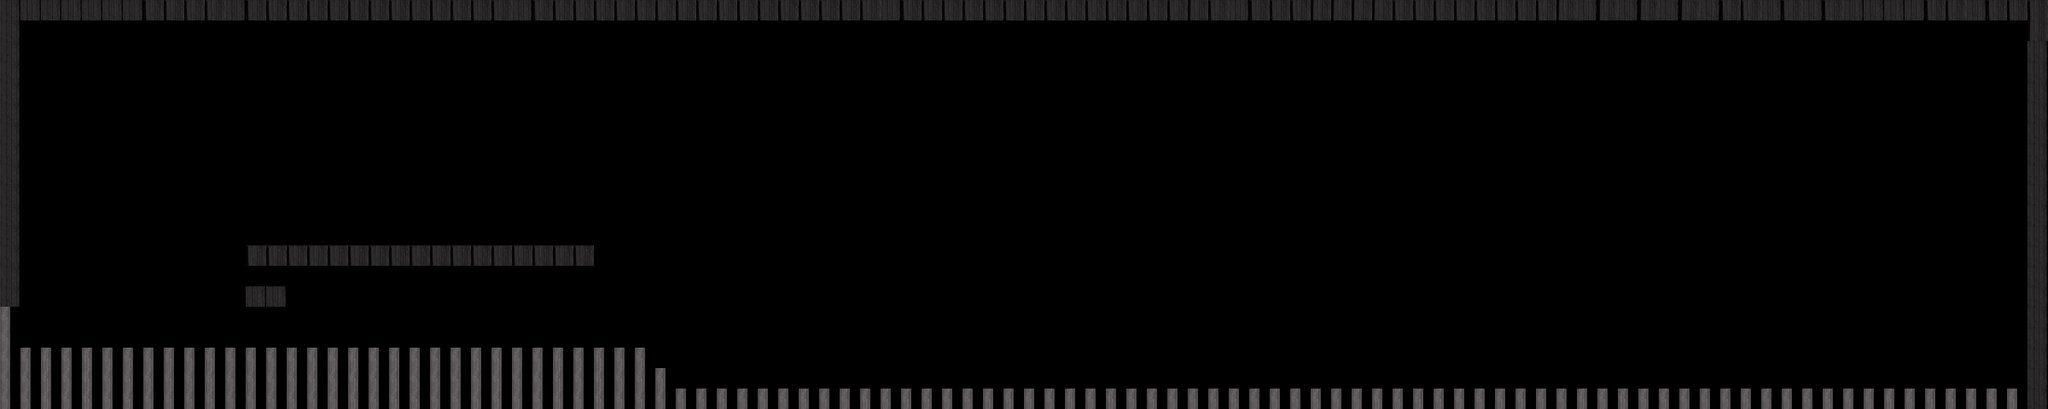

A 2D game scene composited from a Tiled map and its tileset images. What follows is a short description and the map's XML, with each tile layer's data collapsed to a summary:
An orthogonal 100x20 tile map with 32x32 px tiles, 1 tile layer (map_stuff).

<map version="1.0" orientation="orthogonal" width="100" height="20" tilewidth="32" tileheight="32">
 <tileset firstgid="1" name="1.2.3" tilewidth="32" tileheight="32">
  <image source="1.2.3.png" trans="ff00ff" width="128" height="128" />
 </tileset>
 <layer name="map_stuff" width="100" height="20">
  <data>[2000 cells, 318 non-empty, 5 distinct tile ids]</data>
 </layer>
</map>
